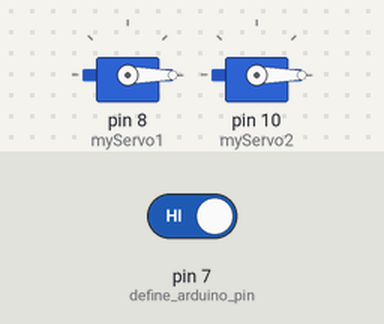
Bench run of a sketch on a simulated Arduino Uno, built with avr-gcc and run on an emulated ATmega328P. Parts: 2 × servo. The inputs (shaded band) are chosen by the test bench; at power-on: pin 7 (define_arduino_pin) HIGH. What the sketch prints to the serial monitor is not drawn.

Above: at 1.2 s.
1.3 s: pin 7 (define_arduino_pin) driven LOW
At 2.5 s:
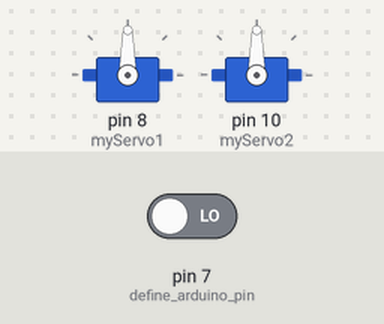
2.8 s: pin 7 (define_arduino_pin) driven HIGH
At 3.9 s:
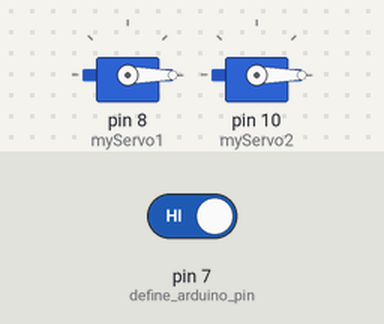
Timing chart, 0 to 5.8 s (numbered marks = the images above; inputs shaded):
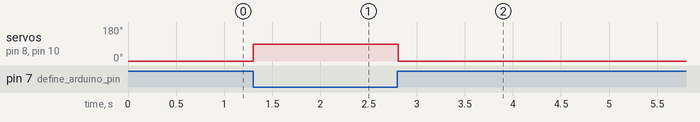

Measured:
- after the input at 1.3 s, servo on pin 8 (myServo1), servo on pin 10 (myServo2): 0° → 90° at once
- after the input at 2.8 s, servo on pin 8 (myServo1), servo on pin 10 (myServo2): 90° → 0° at once

The sketch:

Waste_seg.ino
```cpp
#include <Servo.h>

Servo myServo1;
Servo myServo2;

void setup() {
  myServo1.attach(8); // attaches the servo on pin 9 to the servo object
  myServo2.attach(10);
  pinMode(7, INPUT);//define arduino pin
  Serial.begin(9600);
}

void loop() {
  bool value = digitalRead(7);//get value and save it boolean veriable
  if (value == 0) { //check condition
      myServo1.write(90);
      myServo2.write(90);
      delay(15);
  }
  else {
    myServo1.write(0);
    myServo2.write(0);
  }
  Serial.println(value);
}
```
